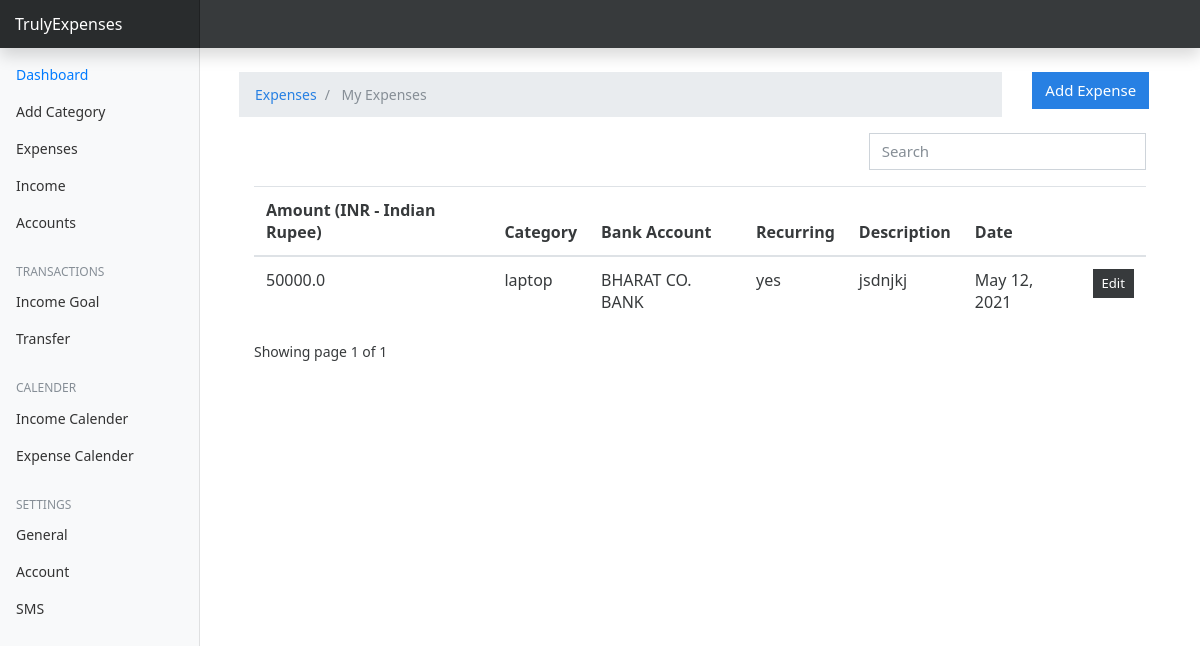
Screenshot of /expenses (signed in) with the database file from the repository.
### Finance/models.py (models this page shows, shortened)
class UserPreference(models.Model):
    user = models.OneToOneField(to=User, on_delete=models.CASCADE)
    currency = models.CharField(max_length=255, blank=True, null=True)

class Expense(models.Model):
    amount = models.FloatField()
    date = models.DateField(default=now)
    description = models.TextField()
    owner = models.ForeignKey(to=User, on_delete=models.CASCADE)
    category = models.CharField(max_length=266)
    bank_account = models.CharField(max_length=266,default='SOME STRING')
    recurring = models.CharField(max_length=266,default='SOME STRING')
    class Meta:
        ordering: ['-date']

### Finance/views.py (the view)
# urls.py: path('expenses', views.expenses, name="expenses"),
def expenses(request):
    if not request.user.is_authenticated:
        return redirect('login')
    categories = Category.objects.all()
    expenses = Expense.objects.filter(owner=request.user)
    paginator = Paginator(expenses, 5)
    page_number = request.GET.get('page')
    page_obj = Paginator.get_page(paginator, page_number)
    currency = UserPreference.objects.get(user=request.user).currency
    context = {
        'expenses': expenses,
        'page_obj': page_obj,
        'currency': currency
    }
    return render(request, 'expenses/index.html', context)

### Finance/templates/expenses/index.html (shortened to what this page needs)
{% extends 'base.html' %}
{% load static %}
{% block content %}
<div class="container mt-4">
  <div class="row">
    <div class="col-md-10">
      <nav aria-label="breadcrumb">
        <ol class="breadcrumb">
          <li class="breadcrumb-item">
            <a href="">Expenses</a>
          </li>
          <li class="breadcrumb-item active" aria-current="page">
            My Expenses
          </li>
        </ol>
      </nav>
    </div>
    <div class="col-md-2">
      <a href="{% url 'add-expenses'%}" class="btn btn-primary">Add Expense</a>
    </div>
  </div>
  <div class="container">
    {% include 'partials/_messages.html' %} {% if expenses.count %}
    <div class="row">
      <div class="col-md-8"></div>
      <div class="col-md-4">
        <div class="form-group">
          <input type="text" class="form-control" id="searchField" placeholder="Search">
        </div>
      </div>
    </div>
<div class="app-table">
  <table class="table table-stripped table-hover">
    <thead>
      <tr>
        <th>Amount ({{currency}})</th>
        <th>Category</th>
        <th>Bank Account</th>
        <th>Recurring</th>
        <th>Description</th>
        <th>Date</th>
        <th></th>
      </tr>
    </thead>
    <tbody>
      {% for expense in page_obj%}
      <tr>
        <td>{{expense.amount}}</td>
        <td>{{expense.category}}</td>
        <td>{{expense.bank_account}}</td>
        <td>{{expense.recurring}}</td>
        <td>{{expense.description}}</td>
        <td>{{expense.date}}</td>
        <td>
          <a
            href="{% url 'expense-edit' expense.id  %}"
            class="btn btn-secondary btn-sm"
            >Edit</a>
        </td>
      </tr>
      {% endfor %}
    </tbody>
  </table>
</div>
    <div class="pagination-container">
    <div class="">
      Showing page {{page_obj.number}} of {{ page_obj.paginator.num_pages }}
    </div>
    {% endif %}
  </div>
</div>
</div>
{% endblock content %}

### Finance/static/css/dashboard.css (style rules this page uses)
body { font-size: 0.875rem; }

### rows the page displays
UserPreference: currency "INR - Indian Rupee"
Expense: amount "50000.0", category "laptop", bank_account "BHARAT CO. BANK", recurring "yes", description "jsdnjkj", date "May 12, 2021"

### other values shown
{{ page_obj.number }} "1"
{{ page_obj.paginator.num_pages }} "1"
